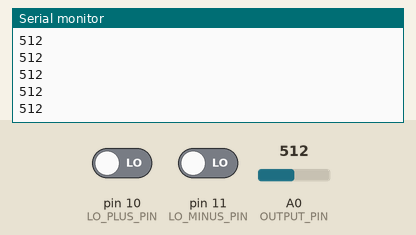
The sketch below on a simulated Arduino Uno, built with avr-gcc and run on an emulated ATmega328P. On the bench: the last lines printed to the serial monitor. Inputs (shaded band) come from the test bench; at power-on: A0 (OUTPUT_PIN) = 512, pin 10 (LO_PLUS_PIN) LOW, pin 11 (LO_MINUS_PIN) LOW.

Above: at 1.2 s.
1.3 s: A0 (OUTPUT_PIN) set to 716
At 1.9 s:
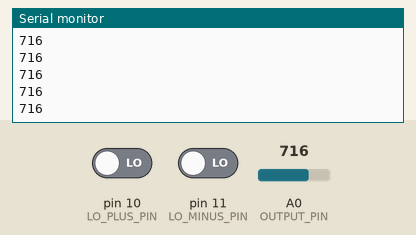
2.8 s: pin 10 (LO_PLUS_PIN) driven HIGH
At 3.3 s:
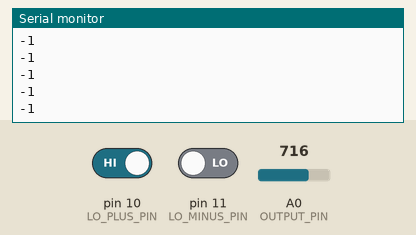
Timing chart, 0 to 5.8 s (numbered marks = the images above; inputs shaded):
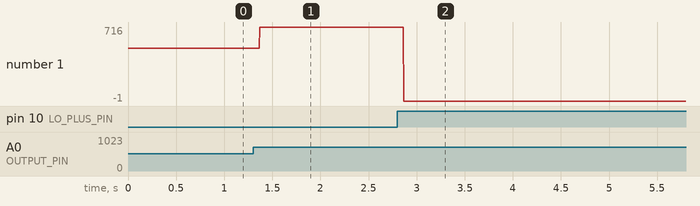

Measured:
- after the input at 1.3 s, the serial monitor: prints a new line after 0.07 s (image 1)
- after the input at 2.8 s, the serial monitor: prints a new line after 0.07 s (image 2)
- plotted number 1: 512 → 716 after the input at 1.3 s, 716 → -1 after the input at 2.8 s

The sketch:

arduino2.ino
```cpp
// Definisikan pin yang terhubung ke sensor AD8232
const int OUTPUT_PIN = A0; // Pin output sinyal EKG
const int LO_PLUS_PIN = 10;  // Pin Leads-Off Detection +
const int LO_MINUS_PIN = 11; // Pin Leads-Off Detection -

void setup() {
  // Mulai komunikasi serial dengan baud rate 9600
  // Pastikan baud rate ini sama dengan yang di program Python
  Serial.begin(9600);

  // Inisialisasi pin untuk deteksi elektroda terlepas
  pinMode(LO_PLUS_PIN, INPUT);
  pinMode(LO_MINUS_PIN, INPUT);
}

void loop() {
  // Memeriksa apakah elektroda terpasang dengan benar
  // Jika tidak, sinyal EKG tidak akan akurat
  if ((digitalRead(LO_PLUS_PIN) == 1) || (digitalRead(LO_MINUS_PIN) == 1)) {
    // Anda bisa mengirimkan sinyal error, misal nilai -1
    Serial.println(-1);
  } else {
    // Jika elektroda terpasang, baca nilai analog dari sensor
    int ekgValue = analogRead(OUTPUT_PIN);

    // Kirim nilai yang dibaca ke port serial
    Serial.println(ekgValue);
  }

  // Beri jeda singkat untuk mengatur laju sampling (sampling rate)
  // delay(2) kira-kira menghasilkan sampling rate ~500 Hz, yang cukup baik untuk EKG
  // Untuk data yang lebih stabil, disarankan menggunakan timer interrupt, tapi delay sudah cukup untuk memulai.
  delay(2);
}
```
